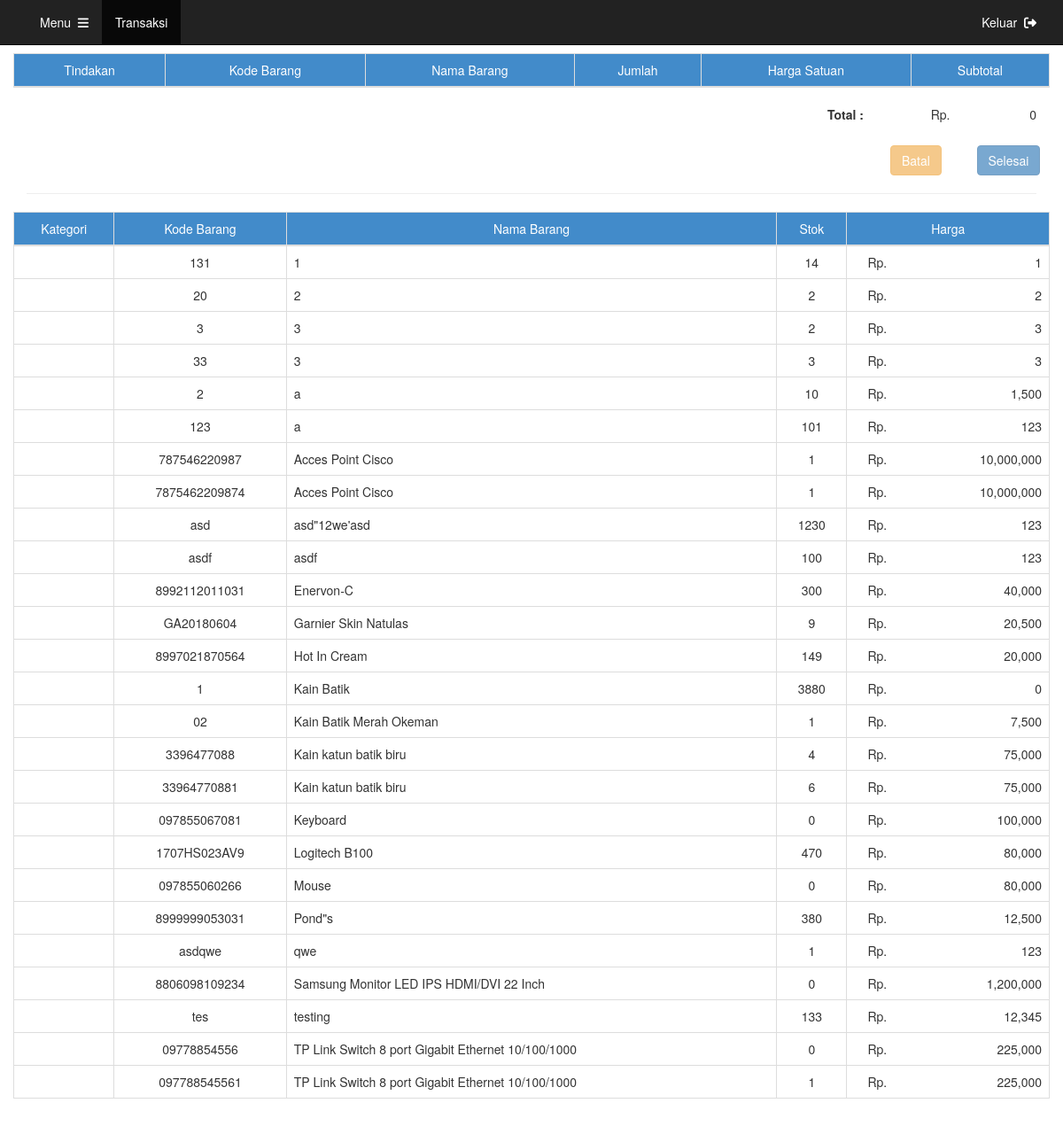
Before: /transaksi/transaction.php with the older database file.
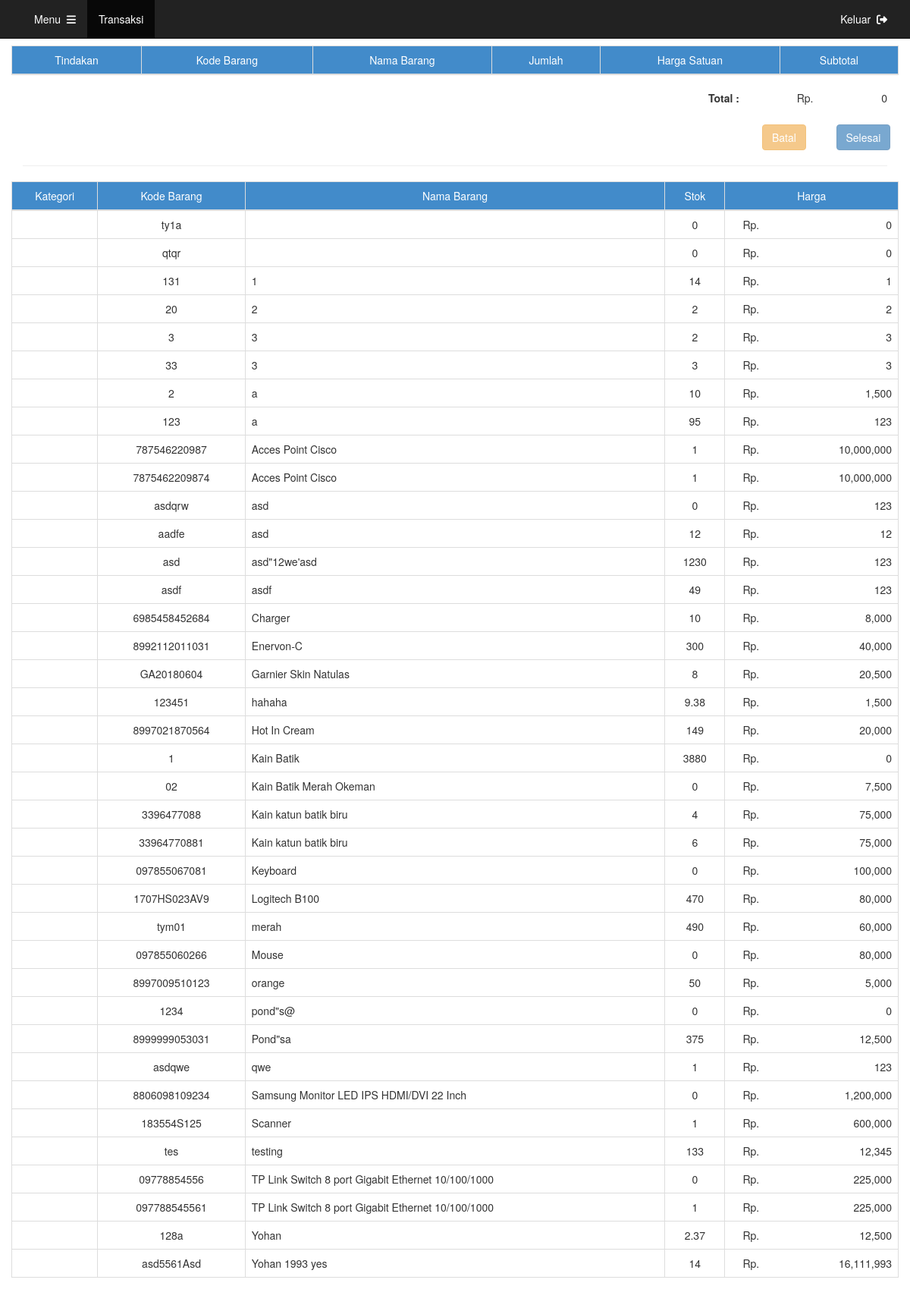
After: the same page with the newer database file.
### tables this page shows
CREATE TABLE `stok` (
  `id` int(11) NOT NULL,
  `nama_kategori` varchar(255) NOT NULL,
  `kode_barang` varchar(255) NOT NULL,
  `nama_barang` varchar(255) NOT NULL,
  `jumlah_barang` float NOT NULL,
  `kode_satuan` varchar(255) NOT NULL,
  `harga` int(11) NOT NULL
);

### transaksi/transaction.php (the view, shortened to what this page needs)
<?php
include '../connectdb.php';
?>
<!DOCTYPE html>
<html lang="en">
  <head>
    <?php include '../import.php'; ?>
  </head>
  <body>
    <?php include '../header.php'; ?>
    <div class="container" role="main" style="margin-top: 60px;">
      <div class="row">
        <table class='table table-bordered table-hover' id='transData'>
          <thead>
            <tr>
              <td class='text-center' style="background-color:#428BCA;color:#FFF">Tindakan</td>
              <td class='text-center' style="background-color:#428BCA;color:#FFF">Kode Barang</td>
              <td class='text-center' style="background-color:#428BCA;color:#FFF">Nama Barang</td>
              <td class='text-center' style="background-color:#428BCA;color:#FFF">Jumlah</td>
              <td class='text-center' style="background-color:#428BCA;color:#FFF">Harga Satuan</td>
              <td class='text-center' style="background-color:#428BCA;color:#FFF">Subtotal</td>
            </tr>
          </thead>
            <?php
            $total = 0;
            ?>
        </table>
      </div>
      <div class="row">
        <div class="col-md-9"></div>
        <div class="col-md-1 text-right">
          <label>Total :</label>
        </div>
        <div class="col-md-1 text-right">
          <span>Rp.</span>
        </div>
        <div class="col-md-1 text-right">
          <span>
            <?php
              echo number_format($total);
            ?>
          </span>
        </div>
      </div>
      <div class="row"><br></div>
      <div class="row">
        <div class="col-md-10"></div>
        <?php
            $result = mysqli_query($con, "SELECT count(*) FROM dummy");
            $count = mysqli_fetch_array($result);
            $count = $count['count(*)'];
        ?>
        <div class="col-md-1">
          <?php
            if ($count == 0) {
              echo '<button class="btn btn-warning disabled">Batal</button>';
            }
            else
            {
              echo '<button onclick="batal()" class="btn btn-warning">Batal</button>';
            }
          ?>
        </div>
        <div class="col-md-1 text-right">
          <?php
            if ($count == 0) {
              echo '<button class="btn btn-primary" disabled>Selesai</button>';
            }
            else
            {
              echo '<button onclick="bayar()" class="btn btn-primary">Selesai</button>';
            }
          ?>
        </div>
      </div>
      <hr>
      <div class="row">
        <div class="table-responsive">
          <table class="table table-bordered table-hover" id="tblMain" style="width: 100%;">
            <thead>
               <td class="text-center" style="background-color:#428BCA;color:#FFF">Kategori</td>
               <td class="text-center" style="background-color:#428BCA;color:#FFF">Kode Barang</td>
               <td class="text-center" style="background-color:#428BCA;color:#FFF">Nama Barang</td>
               <td class="text-center" style="background-color:#428BCA;color:#FFF">Stok</td>
               <td class="text-center" style="background-color:#428BCA;color:#FFF">Harga</td>
            </thead>
            <tbody>
            <?php
              $query = "SELECT * FROM stok ORDER BY nama_barang ASC";
              $result = mysqli_query($con, $query);
              while($row = mysqli_fetch_array($result))
              {
              echo '
              <tr id="row_data" data-toggle="modal" data-target="#exampleModal"
              data-id="'.$row["id"].'"
              data-namakategori="'.$row["id_kategori"].'"
              data-kodebarang="'.$row["kode_barang"].'"
              data-namabarang="'.$row["nama_barang"].'"
              data-jumlahbarang="'.$row["jumlah_barang"].'"
              data-harga="'.$row["harga"].'"
              style="cursor:pointer;">
              <td class="text-center" id="'.$row["id"].'">'.$row["id_kategori"].'</td>
              <td class="text-center" id="'.$row["id"].'">'.$row["kode_barang"].'</td>
              <td class="text-left" id="'.$row["kode_barang"].'">'.$row["nama_barang"].'</td>
              <td class="text-center" id="'.$row["id"].'">'.$row["jumlah_barang"].'</td>
              <td class="text-right" id="'.$row["id"].'"><span class="col-xs-1 text-right">Rp.</span><span>'.number_format($row["harga"],0).'</span></td>
              </tr>';
              }
            ?>
            </tbody>
          </table>
        </div>
      </div>
      <br>
    </div>
  </body>
</html>

Changed rows visible on the page:
added stok: kode_barang "ty1a", jumlah_barang "0", harga "0"
added stok: kode_barang "qtqr", jumlah_barang "0", harga "0"
changed stok (number 8 of 38 on the later page): jumlah_barang "101" → "95"
added stok: kode_barang "asdqrw", nama_barang "asd", jumlah_barang "0", harga "123"
added stok: kode_barang "aadfe", nama_barang "asd", jumlah_barang "12", harga "12"
changed stok "asdf": jumlah_barang "100" → "49"
added stok: kode_barang "6985458452684", nama_barang "Charger", jumlah_barang "10", harga "8,000"
changed stok "GA20180604": jumlah_barang "9" → "8"
added stok: kode_barang "123451", nama_barang "hahaha", jumlah_barang "9.38", harga "1,500"
changed stok "Kain Batik Merah Okeman": jumlah_barang "1" → "0"
added stok: kode_barang "tym01", nama_barang "merah", jumlah_barang "490", harga "60,000"
added stok: kode_barang "8997009510123", nama_barang "orange", jumlah_barang "50", harga "5,000"
added stok: kode_barang "1234", nama_barang "pond\"s@", jumlah_barang "0", harga "0"
changed stok: nama_barang "Pond\"s" → "Pond\"sa"; jumlah_barang "380" → "375"
added stok: kode_barang "183554S125", nama_barang "Scanner", jumlah_barang "1", harga "600,000"
added stok: kode_barang "128a", nama_barang "Yohan", jumlah_barang "2.37", harga "12,500"
added stok: kode_barang "asd5561Asd", nama_barang "Yohan 1993 yes", jumlah_barang "14", harga "16,111,993"
